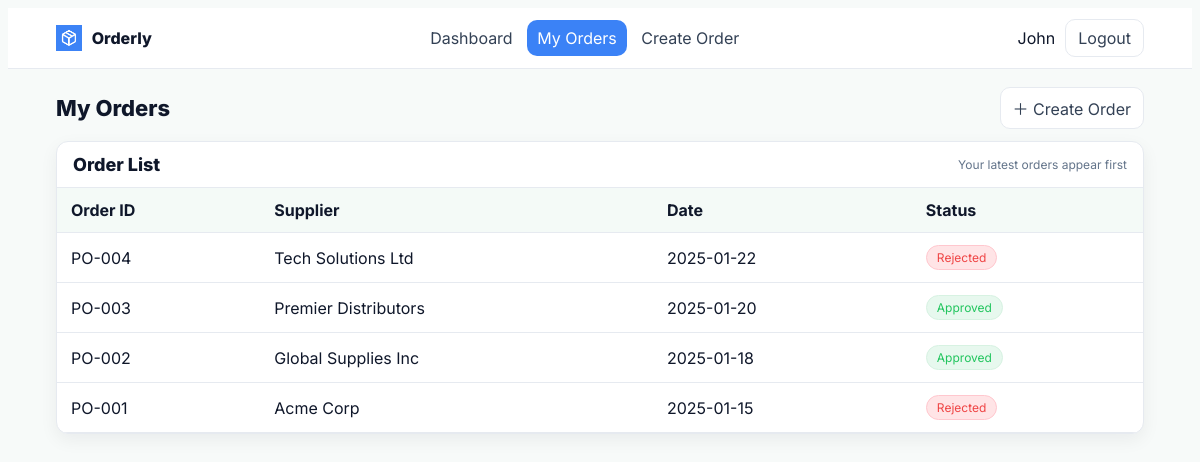
The app's page /employee/myOrders (signed in), older data.
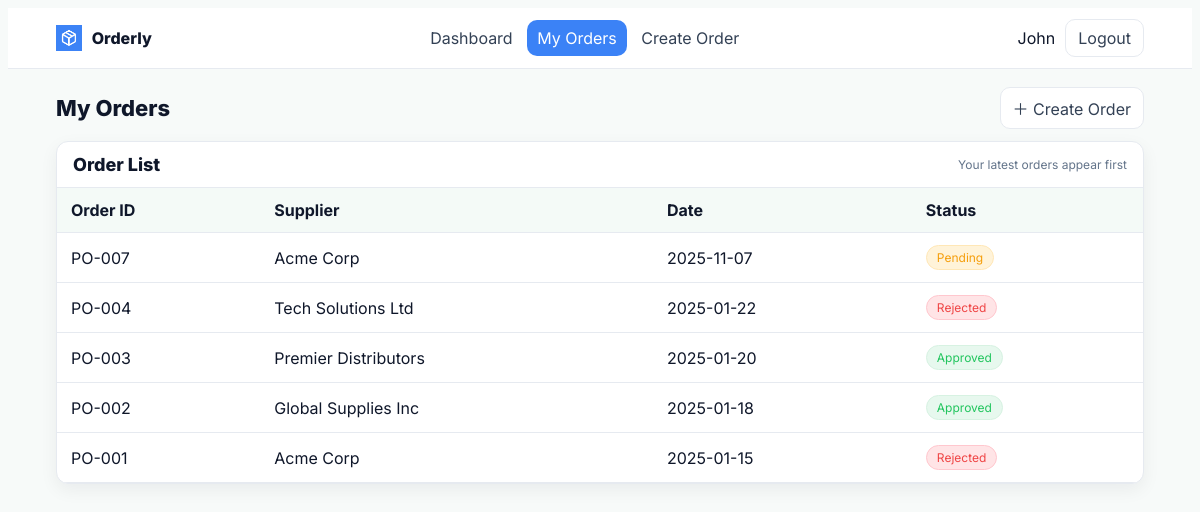
The same page, newer data.
### models.py (models this page shows, shortened)
class Order(db.Model):
    id = db.Column(db.Integer, primary_key=True)
    code = db.Column(db.String(20), unique=True, nullable=False)     # e.g., "PO-001"
    date = db.Column(db.Date, default=date.today, nullable=False)
    amount = db.Column(db.Float, default=0.0)                         # total dollar amount
    product_name = db.Column(db.String(100))
    quantity = db.Column(db.Integer)
    status = db.Column(db.String(20), default="Pending")              # Pending, Approved, Rejected
    employee_id = db.Column(db.Integer, db.ForeignKey('user.id'), nullable=False)
    supplier_id = db.Column(db.Integer, db.ForeignKey('supplier.id')) # nullable if supplier optional

class Supplier(db.Model):
    id = db.Column(db.Integer, primary_key=True)
    name = db.Column(db.String(100))
    contact = db.Column(db.String(100))
    email = db.Column(db.String(100))
    address = db.Column(db.String(200))
    orders = db.relationship('Order', backref='supplier', lazy=True)

### app.py (the view)
@app.route('/employee/myOrders')
def employee_myorders():
    if session.get('role') != 'employee':
        flash("Unauthorized access"); return redirect('/')
    uid = session.get('user_id')
    orders = Order.query.filter_by(employee_id=uid).order_by(Order.id.desc()).all()
    return render_template('employee/myOrders.html', orders=orders)

### templates/employee/myOrders.html (shortened to what this page needs)
<!doctype html>
<html lang="en">
<head>
  <link rel="stylesheet" href="{{ url_for('static', filename='employee.css') }}">
</head>
<body>
  <header class="empNav">
    <div class="empNavInner">
      <a class="empBrand" href="{{ url_for('employee_dashboard') }}">
        <img src="{{ url_for('static', filename='images/logo.png') }}" alt="Orderly logo">
        <span>Orderly</span>
      </a>
      <nav class="empLinks">
        <a href="{{ url_for('employee_dashboard') }}">Dashboard</a>
        <a class="active" href="{{ url_for('employee_myorders') }}">My Orders</a>
        <a href="{{ url_for('employee_createorders') }}">Create Order</a>
      </nav>
      <div class="empRight">
        <span>{{ session.get('user_name','Employee') }}</span>
        <a class="empBtn" href="{{ url_for('logout') }}">Logout</a>
      </div>
    </div>
  </header>
  <main class="empPage">
    <div style="display:flex; align-items:center; justify-content:space-between; margin-bottom:12px;">
      <h1 style="margin:0; font-size:22px; font-weight:800;">My Orders</h1>
      <a href="{{ url_for('employee_createorders') }}" class="empBtn">＋ Create Order</a>
    </div>
    <section class="empPanel">
      <div class="empPanelHead">
        <h2 class="empTitle">Order List</h2>
        <div class="empSub">Your latest orders appear first</div>
      </div>
      <div class="empTableWrap">
        <table class="empTable">
          <thead>
            <tr>
              <th>Order ID</th>
              <th>Supplier</th>
              <th>Date</th>
              <th>Status</th>
            </tr>
          </thead>
          <tbody>
            {% for o in orders %}
            <tr>
              <td>{{ o.code }}</td>
              <td>{{ o.supplier.name if o.supplier else '-' }}</td>
              <td>{{ o.date }}</td>
              <td>
                <span class="badge
                  {% if o.status=='Approved' %}badge--green
                  {% elif o.status=='Rejected' %}badge--red
                  {% else %}badge--amber{% endif %}">
                  {{ o.status }}
                </span>
              </td>
            </tr>
            {% else %}
            <tr><td colspan="5">No orders yet.</td></tr>
            {% endfor %}
          </tbody>
        </table>
      </div>
    </section>
  </main>
</body>
</html>

Row changes from the older to the newer data that the page shows:
added Order: code "PO-007", supplier "Acme Corp", date "2025-11-07", status "Pending"
